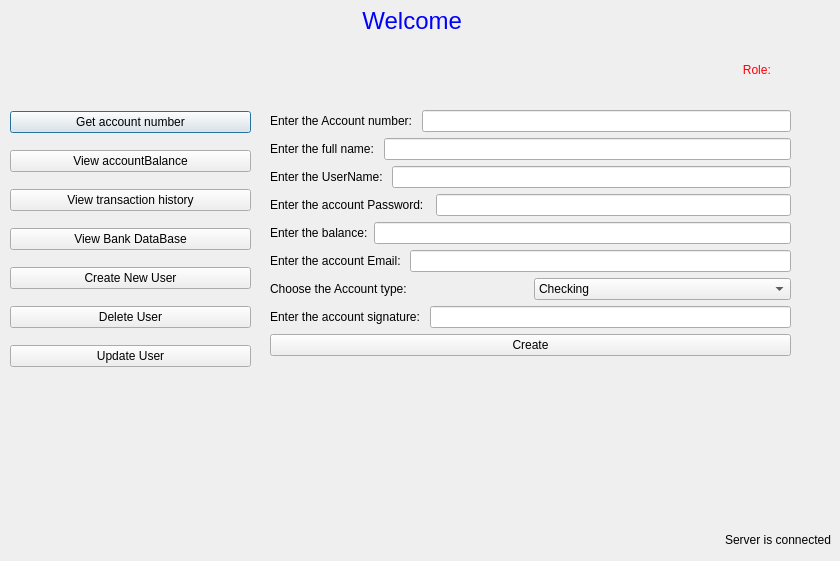
<?xml version="1.0" encoding="UTF-8"?>
<ui version="4.0">
 <class>MainAdminWin</class>
 <widget class="QDialog" name="MainAdminWin">
  <property name="geometry">
   <rect>
    <x>0</x>
    <y>0</y>
    <width>840</width>
    <height>561</height>
   </rect>
  </property>
  <property name="windowTitle">
   <string>Dialog</string>
  </property>
  <widget class="QWidget" name="layoutWidget">
   <property name="geometry">
    <rect>
     <x>-10</x>
     <y>0</y>
     <width>851</width>
     <height>91</height>
    </rect>
   </property>
   <layout class="QVBoxLayout" name="verticalLayout2">
    <item>
     <widget class="QLabel" name="WelcomeLabel">
      <property name="styleSheet">
       <string notr="true">font: 24pt &quot;Segoe UI&quot;;
color: rgb(255, 170, 255);</string>
      </property>
      <property name="text">
       <string>&lt;html&gt;&lt;head/&gt;&lt;body&gt;&lt;p align=&quot;center&quot;&gt;&lt;span style=&quot; font-size:18pt; color:#0000ff;&quot;&gt;Welcome &lt;/span&gt;&lt;/p&gt;&lt;/body&gt;&lt;/html&gt;</string>
      </property>
      <property name="alignment">
       <set>Qt::AlignCenter</set>
      </property>
     </widget>
    </item>
    <item>
     <layout class="QHBoxLayout" name="horizontalLayout90">
      <item>
       <widget class="QLabel" name="label">
        <property name="text">
         <string/>
        </property>
       </widget>
      </item>
      <item>
       <widget class="QLabel" name="label_2">
        <property name="text">
         <string/>
        </property>
       </widget>
      </item>
      <item>
       <widget class="QLabel" name="label_3">
        <property name="text">
         <string/>
        </property>
       </widget>
      </item>
      <item>
       <widget class="QLabel" name="label_4">
        <property name="text">
         <string/>
        </property>
       </widget>
      </item>
      <item>
       <widget class="QLabel" name="WelcomeLabel_2">
        <property name="styleSheet">
         <string notr="true">font: 12pt &quot;Segoe UI&quot;;
color: rgb(255, 170, 255);</string>
        </property>
        <property name="text">
         <string>&lt;html&gt;&lt;head/&gt;&lt;body&gt;&lt;p align=&quot;center&quot;&gt;&lt;span style=&quot; color:#ff0004;&quot;&gt;Role: &lt;/span&gt;&lt;/p&gt;&lt;/body&gt;&lt;/html&gt;</string>
        </property>
        <property name="alignment">
         <set>Qt::AlignCenter</set>
        </property>
       </widget>
      </item>
     </layout>
    </item>
   </layout>
  </widget>
  <widget class="QLabel" name="ServerStateLabel">
   <property name="geometry">
    <rect>
     <x>680</x>
     <y>530</y>
     <width>151</width>
     <height>20</height>
    </rect>
   </property>
   <property name="text">
    <string>Server is connected</string>
   </property>
   <property name="alignment">
    <set>Qt::AlignRight|Qt::AlignTrailing|Qt::AlignVCenter</set>
   </property>
  </widget>
  <widget class="QWidget" name="layoutWidget">
   <property name="geometry">
    <rect>
     <x>10</x>
     <y>100</y>
     <width>241</width>
     <height>281</height>
    </rect>
   </property>
   <layout class="QVBoxLayout" name="verticalLayout_12">
    <item>
     <widget class="QPushButton" name="PB_GetAccountNumber">
      <property name="text">
       <string>Get account number</string>
      </property>
     </widget>
    </item>
    <item>
     <widget class="QPushButton" name="PB_ViewAccountBalance">
      <property name="text">
       <string>View accountBalance</string>
      </property>
     </widget>
    </item>
    <item>
     <widget class="QPushButton" name="PB_ViewTransactionHistory">
      <property name="text">
       <string>View transaction history</string>
      </property>
     </widget>
    </item>
    <item>
     <widget class="QPushButton" name="PB_ViewBankDataBase">
      <property name="text">
       <string>View Bank DataBase</string>
      </property>
     </widget>
    </item>
    <item>
     <widget class="QPushButton" name="PB_CreateNewUser">
      <property name="text">
       <string>Create New User</string>
      </property>
     </widget>
    </item>
    <item>
     <widget class="QPushButton" name="PB_DeleteUser">
      <property name="text">
       <string>Delete User</string>
      </property>
     </widget>
    </item>
    <item>
     <widget class="QPushButton" name="PB_UpdateUser">
      <property name="text">
       <string>Update User</string>
      </property>
     </widget>
    </item>
   </layout>
  </widget>
  <widget class="QStackedWidget" name="stackedWidget">
   <property name="geometry">
    <rect>
     <x>260</x>
     <y>100</y>
     <width>561</width>
     <height>431</height>
    </rect>
   </property>
   <property name="currentIndex">
    <number>5</number>
   </property>
   <widget class="QWidget" name="EmtyPage"/>
   <widget class="QWidget" name="GetAccountNumber">
    <widget class="QWidget" name="layoutWidget">
     <property name="geometry">
      <rect>
       <x>10</x>
       <y>20</y>
       <width>481</width>
       <height>97</height>
      </rect>
     </property>
     <layout class="QVBoxLayout" name="verticalLayout_4">
      <item>
       <layout class="QVBoxLayout" name="verticalLayout_3">
        <item>
         <layout class="QHBoxLayout" name="horizontalLayout_2">
          <item>
           <widget class="QLabel" name="label_5">
            <property name="text">
             <string>Enter the user name: </string>
            </property>
           </widget>
          </item>
          <item>
           <widget class="QLineEdit" name="LE_GetAccountNumber"/>
          </item>
         </layout>
        </item>
        <item>
         <widget class="QPushButton" name="PB_GetAccounNumber">
          <property name="text">
           <string>Get Account Number</string>
          </property>
         </widget>
        </item>
       </layout>
      </item>
      <item>
       <widget class="QLabel" name="AccountNumberLabel">
        <property name="text">
         <string/>
        </property>
        <property name="alignment">
         <set>Qt::AlignCenter</set>
        </property>
       </widget>
      </item>
     </layout>
    </widget>
   </widget>
   <widget class="QWidget" name="page_2">
    <widget class="QWidget" name="layoutWidget_2">
     <property name="geometry">
      <rect>
       <x>10</x>
       <y>20</y>
       <width>481</width>
       <height>97</height>
      </rect>
     </property>
     <layout class="QVBoxLayout" name="verticalLayout_5">
      <item>
       <layout class="QVBoxLayout" name="verticalLayout_6">
        <item>
         <layout class="QHBoxLayout" name="horizontalLayout_3">
          <item>
           <widget class="QLabel" name="label_7">
            <property name="text">
             <string>Enter the Account number: </string>
            </property>
           </widget>
          </item>
          <item>
           <widget class="QLineEdit" name="LE_GetAccountBalance"/>
          </item>
         </layout>
        </item>
        <item>
         <widget class="QPushButton" name="PB_GetAccounBalance">
          <property name="text">
           <string>Get Account Balance</string>
          </property>
         </widget>
        </item>
       </layout>
      </item>
      <item>
       <widget class="QLabel" name="BalanceLabel">
        <property name="text">
         <string/>
        </property>
        <property name="alignment">
         <set>Qt::AlignCenter</set>
        </property>
       </widget>
      </item>
     </layout>
    </widget>
   </widget>
   <widget class="QWidget" name="page">
    <widget class="QTableView" name="TV_ViewTransactionHistory">
     <property name="geometry">
      <rect>
       <x>10</x>
       <y>100</y>
       <width>551</width>
       <height>321</height>
      </rect>
     </property>
    </widget>
    <widget class="QWidget" name="layoutWidget">
     <property name="geometry">
      <rect>
       <x>10</x>
       <y>10</y>
       <width>551</width>
       <height>101</height>
      </rect>
     </property>
     <layout class="QVBoxLayout" name="verticalLayout_11">
      <item>
       <layout class="QHBoxLayout" name="horizontalLayout_5">
        <item>
         <layout class="QHBoxLayout" name="horizontalLayout_4">
          <item>
           <layout class="QHBoxLayout" name="horizontalLayout_20">
            <item>
             <widget class="QLabel" name="label_22">
              <property name="text">
               <string>Enter the Account number: </string>
              </property>
             </widget>
            </item>
            <item>
             <widget class="QLineEdit" name="LE_ViewTransactionHistory"/>
            </item>
           </layout>
          </item>
         </layout>
        </item>
       </layout>
      </item>
      <item>
       <layout class="QHBoxLayout" name="horizontalLayout_21">
        <item>
         <widget class="QLabel" name="label_8">
          <property name="text">
           <string>Count of transactions</string>
          </property>
         </widget>
        </item>
        <item>
         <widget class="QLineEdit" name="LE_count"/>
        </item>
        <item>
         <widget class="QPushButton" name="PB_View">
          <property name="text">
           <string>View</string>
          </property>
         </widget>
        </item>
       </layout>
      </item>
      <item>
       <widget class="QLabel" name="TransactionHisLabel">
        <property name="text">
         <string/>
        </property>
        <property name="alignment">
         <set>Qt::AlignCenter</set>
        </property>
       </widget>
      </item>
     </layout>
    </widget>
   </widget>
   <widget class="QWidget" name="page_3">
    <widget class="QTableView" name="TV_ViewBankDataBase">
     <property name="geometry">
      <rect>
       <x>0</x>
       <y>0</y>
       <width>561</width>
       <height>421</height>
      </rect>
     </property>
    </widget>
   </widget>
   <widget class="QWidget" name="page_4">
    <widget class="QWidget" name="layoutWidget_3">
     <property name="geometry">
      <rect>
       <x>10</x>
       <y>10</y>
       <width>521</width>
       <height>391</height>
      </rect>
     </property>
     <layout class="QVBoxLayout" name="verticalLayout_10">
      <item>
       <layout class="QHBoxLayout" name="horizontalLayout_12">
        <item>
         <widget class="QLabel" name="label_14">
          <property name="text">
           <string>Enter the Account number: </string>
          </property>
         </widget>
        </item>
        <item>
         <widget class="QLineEdit" name="LE_CreateUserID"/>
        </item>
       </layout>
      </item>
      <item>
       <layout class="QHBoxLayout" name="horizontalLayout_14">
        <item>
         <widget class="QLabel" name="label_16">
          <property name="text">
           <string>Enter the full name: </string>
          </property>
         </widget>
        </item>
        <item>
         <widget class="QLineEdit" name="LE_CreateFullName"/>
        </item>
       </layout>
      </item>
      <item>
       <layout class="QHBoxLayout" name="horizontalLayout_16">
        <item>
         <widget class="QLabel" name="label_18">
          <property name="text">
           <string>Enter the UserName: </string>
          </property>
         </widget>
        </item>
        <item>
         <widget class="QLineEdit" name="LE_CreateUserName"/>
        </item>
       </layout>
      </item>
      <item>
       <layout class="QHBoxLayout" name="horizontalLayout_110">
        <item>
         <widget class="QLabel" name="label_19">
          <property name="text">
           <string>Enter the account Password:  </string>
          </property>
         </widget>
        </item>
        <item>
         <widget class="QLineEdit" name="LE_CreatePassword"/>
        </item>
       </layout>
      </item>
      <item>
       <layout class="QHBoxLayout" name="horizontalLayout_13">
        <item>
         <widget class="QLabel" name="label_15">
          <property name="text">
           <string>Enter the balance:</string>
          </property>
         </widget>
        </item>
        <item>
         <widget class="QLineEdit" name="LE_CreateBalance"/>
        </item>
       </layout>
      </item>
      <item>
       <layout class="QHBoxLayout" name="horizontalLayout_19">
        <item>
         <widget class="QLabel" name="label_21">
          <property name="text">
           <string>Enter the account Email: </string>
          </property>
         </widget>
        </item>
        <item>
         <widget class="QLineEdit" name="LE_CreateEmail"/>
        </item>
       </layout>
      </item>
      <item>
       <layout class="QHBoxLayout" name="horizontalLayout_18">
        <item>
         <widget class="QLabel" name="label_20">
          <property name="text">
           <string>Choose the Account type:  </string>
          </property>
         </widget>
        </item>
        <item>
         <widget class="QComboBox" name="comboBox">
          <item>
           <property name="text">
            <string>Checking</string>
           </property>
          </item>
          <item>
           <property name="text">
            <string>Saving</string>
           </property>
          </item>
         </widget>
        </item>
       </layout>
      </item>
      <item>
       <layout class="QHBoxLayout" name="horizontalLayout_15">
        <item>
         <widget class="QLabel" name="label_17">
          <property name="text">
           <string>Enter the account signature: </string>
          </property>
         </widget>
        </item>
        <item>
         <widget class="QLineEdit" name="LE_CreateSignature"/>
        </item>
       </layout>
      </item>
      <item>
       <widget class="QPushButton" name="PB_Create">
        <property name="text">
         <string>Create</string>
        </property>
       </widget>
      </item>
      <item>
       <widget class="QLabel" name="CreateLabel">
        <property name="text">
         <string/>
        </property>
        <property name="alignment">
         <set>Qt::AlignCenter</set>
        </property>
       </widget>
      </item>
     </layout>
    </widget>
   </widget>
   <widget class="QWidget" name="page_5">
    <widget class="QWidget" name="layoutWidget_4">
     <property name="geometry">
      <rect>
       <x>10</x>
       <y>10</y>
       <width>521</width>
       <height>134</height>
      </rect>
     </property>
     <layout class="QVBoxLayout" name="verticalLayout_7">
      <item>
       <layout class="QVBoxLayout" name="verticalLayout_8">
        <item>
         <layout class="QHBoxLayout" name="horizontalLayout_6">
          <item>
           <widget class="QLabel" name="label_9">
            <property name="text">
             <string>Enter the Account number: </string>
            </property>
           </widget>
          </item>
          <item>
           <widget class="QLineEdit" name="LE_DeleteUserID"/>
          </item>
         </layout>
        </item>
        <item>
         <layout class="QHBoxLayout" name="horizontalLayout_900">
          <item>
           <widget class="QLabel" name="label_10">
            <property name="text">
             <string>Enter the Account signature: </string>
            </property>
           </widget>
          </item>
          <item>
           <widget class="QLineEdit" name="LE_DeleteUserSignature"/>
          </item>
         </layout>
        </item>
       </layout>
      </item>
      <item>
       <widget class="QPushButton" name="PB_DeleteUserSignature">
        <property name="text">
         <string>Delete</string>
        </property>
       </widget>
      </item>
      <item>
       <widget class="QLabel" name="DeleteUserLabel">
        <property name="text">
         <string/>
        </property>
        <property name="alignment">
         <set>Qt::AlignCenter</set>
        </property>
       </widget>
      </item>
     </layout>
    </widget>
   </widget>
   <widget class="QWidget" name="page_6">
    <widget class="QWidget" name="layoutWidget">
     <property name="geometry">
      <rect>
       <x>0</x>
       <y>20</y>
       <width>521</width>
       <height>206</height>
      </rect>
     </property>
     <layout class="QVBoxLayout" name="verticalLayout_9">
      <item>
       <layout class="QHBoxLayout" name="horizontalLayout_8">
        <item>
         <widget class="QLabel" name="label_6">
          <property name="text">
           <string>Enter the Account number: </string>
          </property>
         </widget>
        </item>
        <item>
         <widget class="QLineEdit" name="LE_UpdateUserID"/>
        </item>
       </layout>
      </item>
      <item>
       <layout class="QHBoxLayout" name="horizontalLayout_11">
        <item>
         <widget class="QLabel" name="label_13">
          <property name="text">
           <string>Enter the account signature: </string>
          </property>
         </widget>
        </item>
        <item>
         <widget class="QLineEdit" name="LE_UpdateSignature"/>
        </item>
       </layout>
      </item>
      <item>
       <layout class="QHBoxLayout" name="horizontalLayout_9">
        <item>
         <widget class="QLabel" name="label_11">
          <property name="text">
           <string>What do you want to change: </string>
          </property>
         </widget>
        </item>
        <item>
         <widget class="QComboBox" name="UpdateComboBox">
          <item>
           <property name="text">
            <string>AccountID</string>
           </property>
          </item>
          <item>
           <property name="text">
            <string>UserName</string>
           </property>
          </item>
          <item>
           <property name="text">
            <string>Password</string>
           </property>
          </item>
          <item>
           <property name="text">
            <string>EMail</string>
           </property>
          </item>
          <item>
           <property name="text">
            <string>Signature</string>
           </property>
          </item>
         </widget>
        </item>
       </layout>
      </item>
      <item>
       <layout class="QHBoxLayout" name="horizontalLayout_10">
        <item>
         <widget class="QLabel" name="label_12">
          <property name="text">
           <string>Enter the new value: </string>
          </property>
         </widget>
        </item>
        <item>
         <widget class="QLineEdit" name="LE_UpdateNewValue"/>
        </item>
       </layout>
      </item>
      <item>
       <widget class="QPushButton" name="PB_Update">
        <property name="text">
         <string>Update</string>
        </property>
       </widget>
      </item>
      <item>
       <widget class="QLabel" name="UpdateLabel">
        <property name="text">
         <string/>
        </property>
        <property name="alignment">
         <set>Qt::AlignCenter</set>
        </property>
       </widget>
      </item>
     </layout>
    </widget>
   </widget>
  </widget>
 </widget>
 <resources/>
 <connections/>
</ui>
